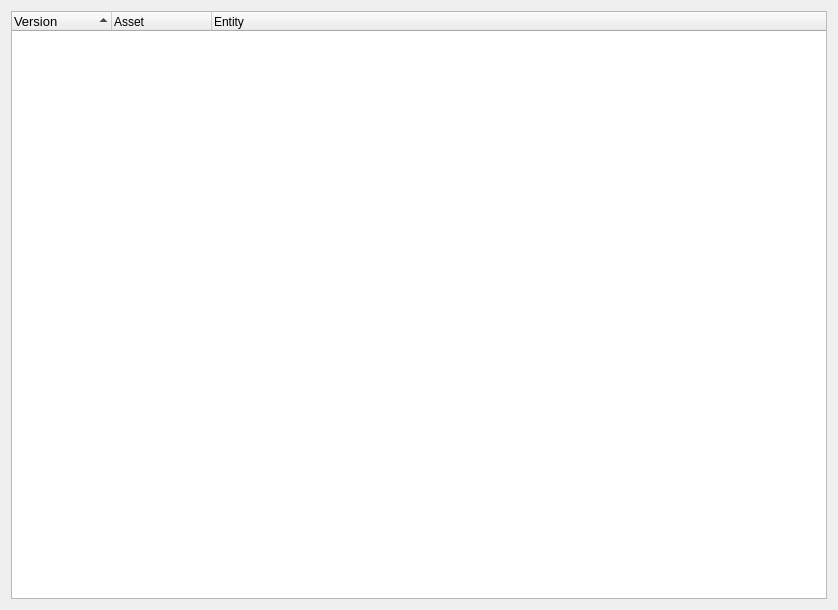
<?xml version="1.0" encoding="UTF-8"?>
<ui version="4.0">
 <class>Form</class>
 <widget class="QWidget" name="Form">
  <property name="geometry">
   <rect>
    <x>0</x>
    <y>0</y>
    <width>838</width>
    <height>610</height>
   </rect>
  </property>
  <property name="windowTitle">
   <string>Form</string>
  </property>
  <layout class="QVBoxLayout" name="verticalLayout_2">
   <item>
    <layout class="QVBoxLayout" name="verticalLayout">
     <item>
      <widget class="QTreeWidget" name="tree_widget">
       <property name="indentation">
        <number>20</number>
       </property>
       <property name="sortingEnabled">
        <bool>true</bool>
       </property>
       <property name="animated">
        <bool>false</bool>
       </property>
       <property name="columnCount">
        <number>3</number>
       </property>
       <column>
        <property name="text">
         <string>Version</string>
        </property>
        <property name="font">
         <font>
          <pointsize>10</pointsize>
         </font>
        </property>
       </column>
       <column>
        <property name="text">
         <string>Asset</string>
        </property>
       </column>
       <column>
        <property name="text">
         <string>Entity</string>
        </property>
       </column>
      </widget>
     </item>
    </layout>
   </item>
  </layout>
 </widget>
 <resources/>
 <connections/>
</ui>
